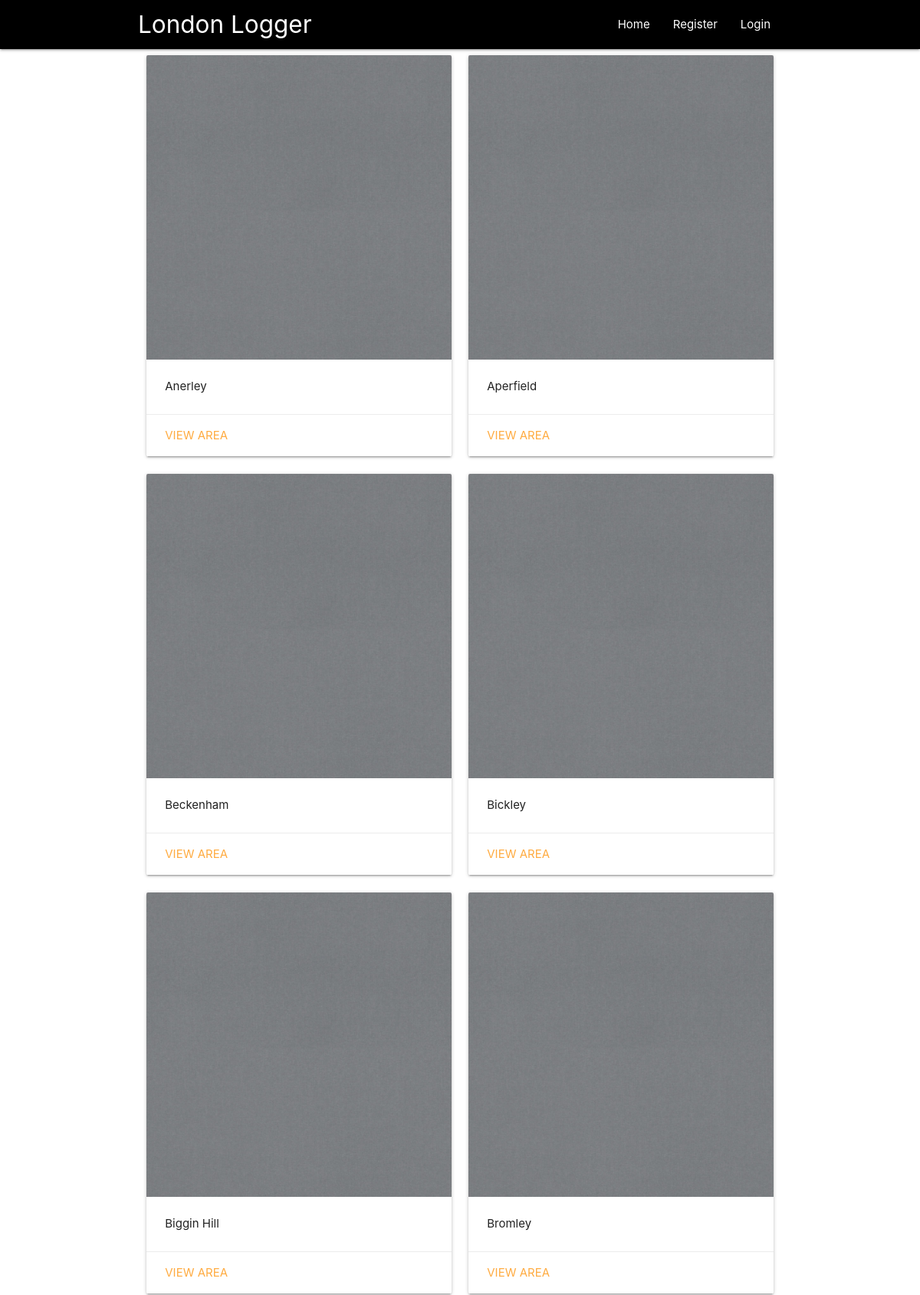
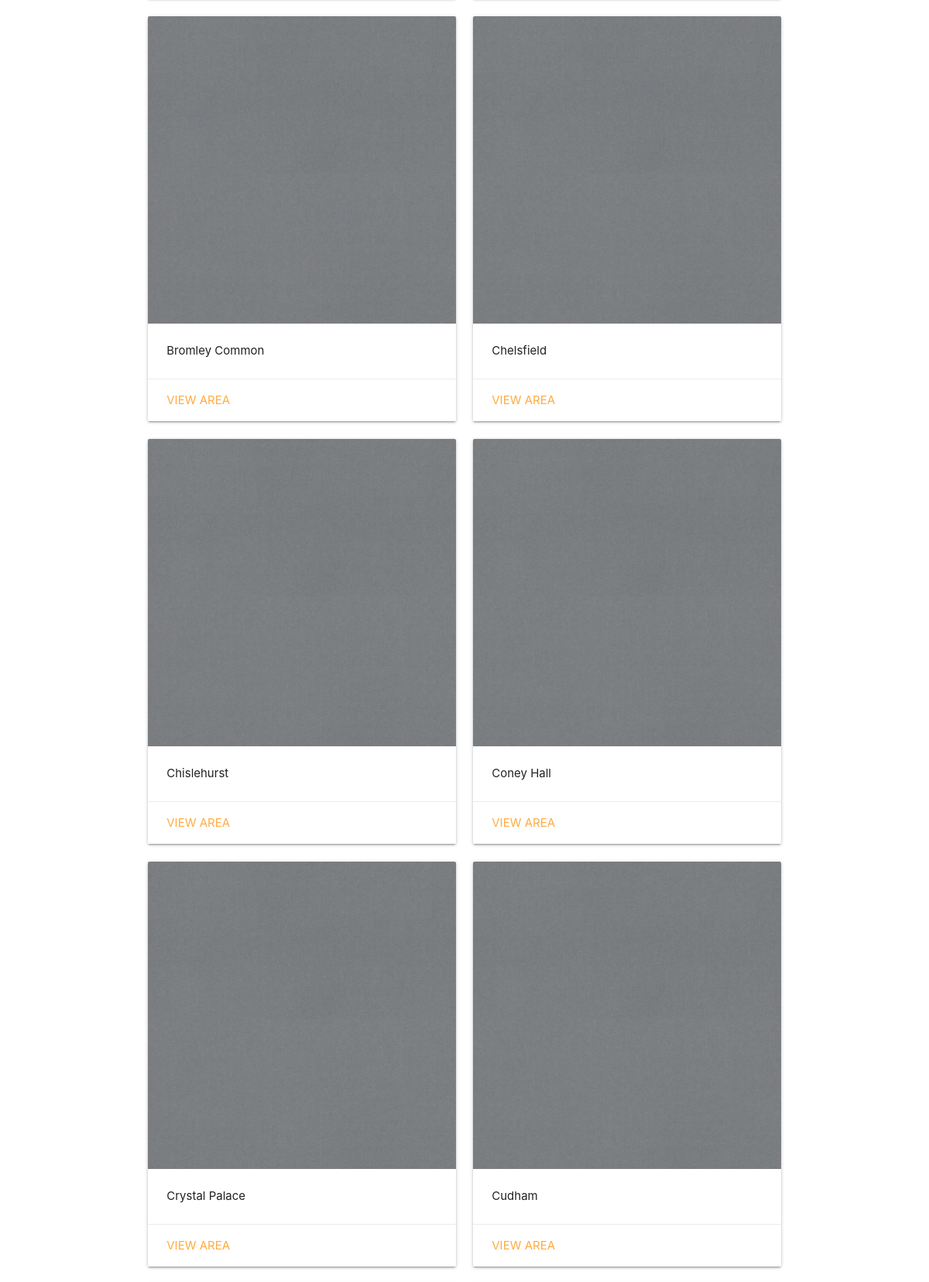
/Bromley (upper part), run on the app's committed database (2 pictures, top to bottom).
### main/models.py (models this page shows)
class Area(models.Model):
    area_name = models.CharField(max_length=255)
    borough_name = models.CharField(max_length=255)
    def __str__(self):
        return self.area_name

### main/views.py (the view)
# urls.py: path('<borough_slug>', views.borough_slug, name='borough_slug'),
def borough_slug(request, borough_slug):
    boroughs = [c.borough_name for c in Borough.objects.all()]
    if borough_slug in boroughs:
        if request.user.is_authenticated:
            visitor = request.user.id
        else:
            visitor = None
        matching_areas = Area.objects.filter(borough_name=borough_slug)
        instances = {}
        for area in matching_areas:
            try:
                instance = LoggedVisitInstance.objects.get(user=visitor, area=area)
            except LoggedVisitInstance.DoesNotExist:
                instance = None
            instances.update({area:instance})
        return render(request=request,
                      template_name='main/borough.html',
                      context={'areas':matching_areas,
                               'instances': instances,
                               'borough': borough_slug}
                      )
    return HttpResponse(f'{borough_slug} does not correspond to anything')

### main/templates/main/borough.html
{% extends "main/header.html" %}
{% block content %}
<div class="container">
    <div class="row">
        {% for area, instance in instances.items %}
            <div class="col s12 m7 l6">
                <div class="card">
                    <div class="card-image">
                        {% if instance.image %}
                            <img src="/media/{{instance.image}}" class="responsive-img">
                        {% else %}
                            <img src="/media/mysite/grey.jpeg" class="responsive-img">
                        {% endif %}
                    </div>
                    <div class="card-content">
                        <p>{{ area }}</p>
                    </div>
                    <div class="card-action">
                        <a href="{{borough}}/{{area}}">View Area</a>
                    </div>
                </div>
            </div>
        {% endfor %}
    </div>
{% endblock %}

### data on the page
Area: area_name "Anerley"
Area: area_name "Aperfield"
Area: area_name "Beckenham"
Area: area_name "Bickley"
Area: area_name "Biggin Hill"
Area: area_name "Bromley"
Area: area_name "Bromley Common"
Area: area_name "Chelsfield"
Area: area_name "Chislehurst"
Area: area_name "Coney Hall"
Area: area_name "Crystal Palace"
Area: area_name "Cudham"
